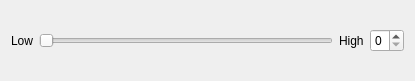
<?xml version="1.0" encoding="UTF-8"?>
<ui version="4.0">
    <class>DigitalOutput</class>
    <widget class="QWidget" name="DigitalOutput">
        <property name="geometry">
            <rect>
                <x>0</x>
                <y>0</y>
                <width>415</width>
                <height>81</height>
            </rect>
        </property>
        <property name="windowTitle">
            <string>Form</string>
        </property>
        <layout class="QGridLayout" name="gridLayout">
            <item row="0" column="0">
                <layout class="QHBoxLayout" name="horizontalLayout">
                    <item>
                        <widget class="QLabel" name="label">
                            <property name="text">
                                <string>Low</string>
                            </property>
                        </widget>
                    </item>
                    <item>
                        <widget class="QSlider" name="slider_value">
                            <property name="maximum">
                                <number>1</number>
                            </property>
                            <property name="pageStep">
                                <number>1</number>
                            </property>
                            <property name="orientation">
                                <enum>Qt::Horizontal</enum>
                            </property>
                        </widget>
                    </item>
                    <item>
                        <widget class="QLabel" name="label_2">
                            <property name="text">
                                <string>High</string>
                            </property>
                        </widget>
                    </item>
                    <item>
                        <widget class="QSpinBox" name="spinbox_value">
                            <property name="maximum">
                                <number>1</number>
                            </property>
                        </widget>
                    </item>
                </layout>
            </item>
        </layout>
    </widget>
    <resources/>
    <connections/>
</ui>
